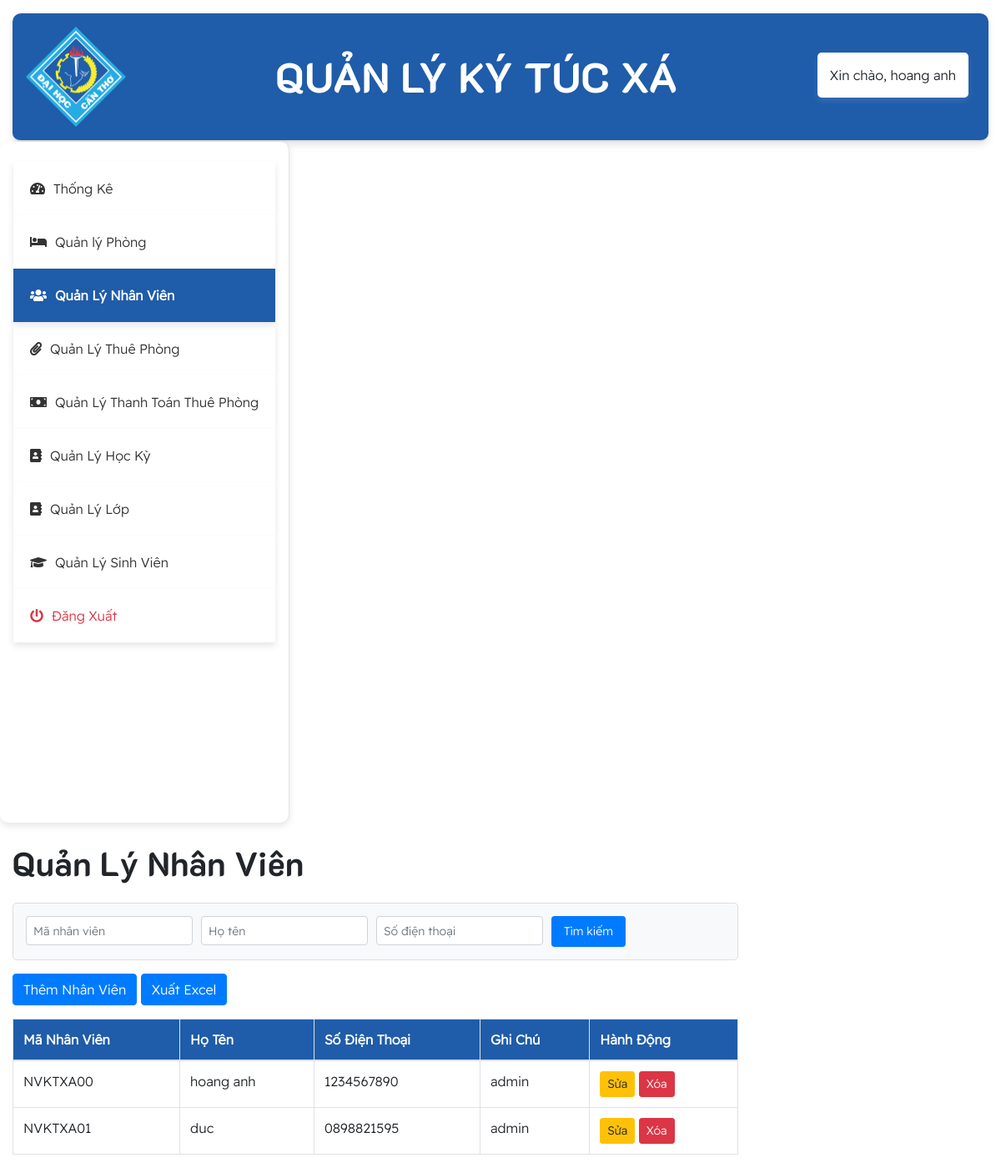
/nhanvien (signed in), run on the app's committed database.
### tables this page shows
CREATE TABLE `nhanvien` (
  `ma_nhan_vien` varchar(8) NOT NULL,
  `ho_ten` varchar(100) DEFAULT NULL,
  `so_dien_thoai` varchar(15) DEFAULT NULL,
  `ghi_chu` text,
  `password` varchar(255) DEFAULT NULL,
  PRIMARY KEY (`ma_nhan_vien`)
);

### app/controllers/NhanVienController.php (called while the page is built, shortened)
<?php
class NhanVienController
{
    private $nhanVienModel;
    public function __construct($pdo)
    {
        $this->nhanVienModel = new NhanVien($pdo);
    }
    public function index()
    {
        $criteria = [
            'ma_nhan_vien' => $_GET['ma_nhan_vien'] ?? '',
            'ho_ten' => $_GET['ho_ten'] ?? '',
            'ghi_chu' => $_GET['ghi_chu'] ?? '',
        ];
        if (!empty($criteria['ma_nhan_vien']) || !empty($criteria['ho_ten']) || !empty($criteria['ghi_chu'])) {
            $nhanViens = $this->nhanVienModel->search($criteria);
        } else {
            $nhanViens = $this->nhanVienModel->getAll();
        }
        include '../app/views/NhanVien/index.php';
    }
}

### app/models/NhanVien.php (called while the page is built, shortened)
<?php
class NhanVien
{
    public ?PDO $db;
    public function __construct(?PDO $pdo)
    {
        $this->db = $pdo;
    }
    public function getAll(): array
    {
        $stmt = $this->db->query("SELECT * FROM NhanVien");
        return $stmt->fetchAll(PDO::FETCH_ASSOC);
    }
}

### app/views/NhanVien/index.php (the view, shortened to what this page needs)
<!DOCTYPE html>
<html lang="en">
<head>
    <link href="https://stackpath.bootstrapcdn.com/bootstrap/4.5.2/css/bootstrap.min.css" rel="stylesheet">
    <link rel="stylesheet" href="https://cdnjs.cloudflare.com/ajax/libs/font-awesome/5.15.4/css/all.min.css">
    <link rel="stylesheet" type="text/css" href="style.css">
</head>
<body>
    <div class="container-fluid mt-3">
        <div class="row">
            <div class="col-md-12">
                <?php include '../app/views/header.php'; ?>
            </div>
        </div>
        <div class="row">
            <div>
                <?php include '../app/views/nav.php'; ?>
            </div>
            <div class="col-md-9">
                <div class="content mt-4">
                    <h1 class="mb-4">Quản Lý Nhân Viên</h1>
                    <form action="/nhanvien" method="get" class="mb-3">
                        <div class="form-row">
                            <div class="col">
                                <input type="text" name="ma_nhan_vien" class="form-control" placeholder="Mã nhân viên"
                                    value="<?= htmlspecialchars($_GET['ma_nhan_vien'] ?? '') ?>">
                            </div>
                            <div class="col">
                                <input type="text" name="ho_ten" class="form-control" placeholder="Họ tên"
                                    value="<?= htmlspecialchars($_GET['ho_ten'] ?? '') ?>">
                            </div>
                            <div class="col">
                                <input type="text" name="so_dien_thoai" class="form-control" placeholder="Số điện thoại"
                                    value="<?= htmlspecialchars($_GET['so_dien_thoai'] ?? '') ?>">
                            </div>
                            <div class="col">
                                <button type="submit" class="btn btn-primary">Tìm kiếm</button>
                            </div>
                        </div>
                    </form>
                    <a href="/nhanvien/create" class="btn btn-primary mb-3">Thêm Nhân Viên</a>
                    <a href="/export_nhanvien" class="btn btn-primary mb-3">Xuất Excel</a>
                    <table class="table table-bordered table-hover">
                        <thead class="custom-thead">
                            <tr>
                                <th>Mã Nhân Viên</th>
                                <th>Họ Tên</th>
                                <th>Số Điện Thoại</th>
                                <th>Ghi Chú</th>
                                <th>Hành Động</th>
                            </tr>
                        </thead>
                        <tbody>
                            <?php if (!empty($nhanViens) && is_array($nhanViens)): ?>
                            <?php foreach ($nhanViens as $nhanvien): ?>
                            <tr>
                                <td><?= htmlspecialchars($nhanvien['ma_nhan_vien']) ?></td>
                                <td><?= htmlspecialchars($nhanvien['ho_ten']) ?></td>
                                <td><?= htmlspecialchars($nhanvien['so_dien_thoai']) ?></td>
                                <td><?= htmlspecialchars($nhanvien['ghi_chu']) ?></td>
                                <td>
                                    <a href="/nhanvien/edit/<?= htmlspecialchars($nhanvien['ma_nhan_vien']) ?>"
                                        class="btn btn-warning btn-sm">Sửa</a>
                                    <a href="/nhanvien/delete/<?= htmlspecialchars($nhanvien['ma_nhan_vien']) ?>"
                                        class="btn btn-danger btn-sm" onclick="return confirmDelete();">Xóa</a>
                                </td>
                            </tr>
                            <?php endforeach; ?>
                            <?php else: ?>
                            <tr>
                                <td colspan="5">Không có nhân viên nào để hiển thị.</td>
                            </tr>
                            <?php endif; ?>
                        </tbody>
                    </table>
                </div>
            </div>
        </div>
    </div>
</body>
</html>

### public/style.css (style rules this page uses)
:root { --main-bg-color: #009d63; --main-text-color: #009d63; --second-text-color: #bbbec5; --second-bg-color: #c1efde; }
.custom-thead { background-color: #1f5ca9; color: white; }
h1 { font-family: 'CustomFont', sans-serif; }
body { font-family: 'CustomFont1', sans-serif; }
form.mb-3 { display: flex; justify-content: flex-start; gap: 10px; align-items: center; background-color: #f8f9fa; padding: 15px; border-radius: 5px; border: 1px solid #ddd; }
form.mb-3 input[type="text"], form.mb-3 input[type="number"] { padding: 8px; font-size: 14px; border: 1px solid #ced4da; border-radius: 4px; width: 200px; }
form.mb-3 button { padding: 8px 15px; font-size: 14px; color: #fff; background-color: #007bff; border: none; border-radius: 4px; cursor: pointer; transition: background-color 0.3s ease; }

### data on the page
nhanvien: ma_nhan_vien "NVKTXA00", ho_ten "hoang anh", so_dien_thoai "1234567890", ghi_chu "admin"
nhanvien: ma_nhan_vien "NVKTXA01", ho_ten "duc", so_dien_thoai "0898821595", ghi_chu "admin"

### other printed values
$_SESSION['ho_ten'] "hoang anh"
